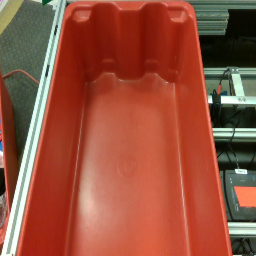
%> input picture suction-based-grasping/convnet/demo/256-test-background.color.png, 256 x 256 px
$ octave visualize.m   (GNU Octave 9; MATLAB toolbox functions it lacks are replaced by stand-ins)
%> lines starting %> are read from the running program, lines starting %| are printed output that depends on the picture
% Script for post-processing and visualizing suction-based grasping
% affordance predictions

% User options (change me)
backgroundColorImage = '/home/alex/arc-robot-vision/suction-based-grasping/convnet/demo/256-test-background.color.png';   % 24-bit RGB PNG
backgroundDepthImage = '/home/alex/arc-robot-vision/suction-based-grasping/convnet/demo/256-test-background.depth.png';   % 16-bit PNG depth in deci-millimeters
inputColorImage = '/home/alex/arc-robot-vision/suction-based-grasping/convnet/demo/improve_handover_weight_result/2/_12.png';             % 24-bit RGB PNG
inputDepthImage = '/home/alex/arc-robot-vision/suction-based-grasping/convnet/demo/improve_handover_weight_result/2/d_12.png';             % 16-bit PNG depth in deci-millimeters
cameraIntrinsicsFile = '/home/alex/arc-robot-vision/suction-based-grasping/convnet/demo/test-camera-intrinsics.txt';  % 3x3 camera intrinsics matrix
resultsFile = '/home/alex/arc-robot-vision/suction-based-grasping/convnet/demo/improve_handover_weight_result/2/h.h5';                           % HDF5 ConvNet output file from running infer.lua

% Read RGB-D images and intrinsics
backgroundColor = double(imread(backgroundColorImage))./255;
backgroundDepth = double(imread(backgroundDepthImage))./10000;
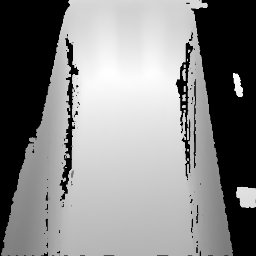
%> input picture suction-based-grasping/convnet/demo/256-test-background.depth.png, 256 x 256 px
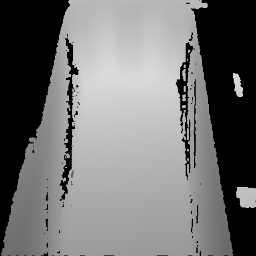
%> backgroundDepth: size 256x256 double; min 0, max 0.86, mean 0.452
inputColor = double(imread(inputColorImage))./255;
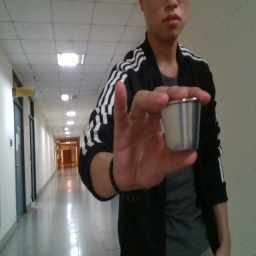
%> input picture suction-based-grasping/convnet/demo/improve_handover_weight_result/2/_12.png, 256 x 256 px
inputDepth = double(imread(inputDepthImage))./10000;
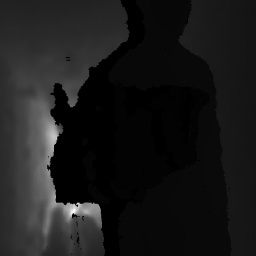
%> input picture suction-based-grasping/convnet/demo/improve_handover_weight_result/2/d_12.png, 256 x 256 px
%> inputDepth: size 256x256 double; min 0, max 0.0253, mean 0.00261
%> (the run ends here)
